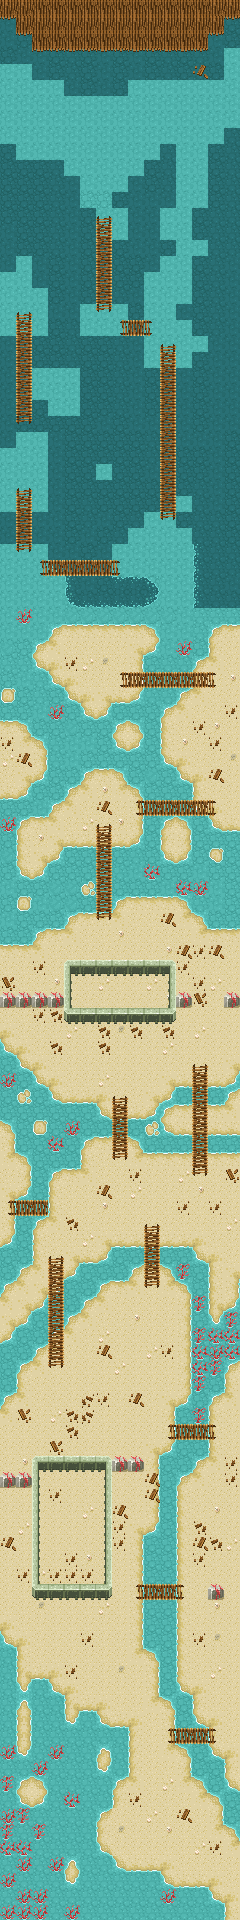

The image is a tile-based game level rendered from a .tmx file. Its description and source (layers, tilesets, objects; grid data summarised) follow:
An orthogonal 15x120 tile map with 16x16 px tiles, 2 tile layers (water, props).

<map version="1.0" orientation="orthogonal" width="15" height="120" tilewidth="16" tileheight="16">
 <tileset firstgid="1" name="tiles_bg" tilewidth="16" tileheight="16">
  <image source="tiles_bg.png" width="208" height="143" />
  <tile id="1">
   <properties>
    <property name="water" value="" />
   </properties>
  </tile>
  <tile id="2">
   <properties>
    <property name="water" value="" />
   </properties>
  </tile>
  <tile id="3">
   <properties>
    <property name="water" value="" />
   </properties>
  </tile>
  <tile id="4">
   <properties>
    <property name="water" value="" />
   </properties>
  </tile>
  <tile id="5">
   <properties>
    <property name="deep_water" value="" />
   </properties>
  </tile>
  <tile id="6">
   <properties>
    <property name="deep_water" value="" />
   </properties>
  </tile>
  <tile id="7">
   <properties>
    <property name="deep_water" value="" />
   </properties>
  </tile>
  <tile id="8">
   <properties>
    <property name="deep_water" value="" />
   </properties>
  </tile>
  <tile id="9">
   <properties>
    <property name="deep_water" value="" />
   </properties>
  </tile>
  <tile id="54">
   <properties>
    <property name="deep_water" value="" />
   </properties>
  </tile>
  <tile id="55">
   <properties>
    <property name="deep_water" value="" />
   </properties>
  </tile>
  <tile id="56">
   <properties>
    <property name="deep_water" value="" />
   </properties>
  </tile>
  <tile id="57">
   <properties>
    <property name="block" value="" />
   </properties>
  </tile>
  <tile id="58">
   <properties>
    <property name="block" value="" />
   </properties>
  </tile>
  <tile id="59">
   <properties>
    <property name="block" value="" />
   </properties>
  </tile>
  <tile id="67">
   <properties>
    <property name="deep_water" value="" />
   </properties>
  </tile>
  <tile id="68">
   <properties>
    <property name="deep_water" value="" />
   </properties>
  </tile>
  <tile id="69">
   <properties>
    <property name="deep_water" value="" />
   </properties>
  </tile>
  <tile id="70">
   <properties>
    <property name="block" value="" />
   </properties>
  </tile>
  <tile id="72">
   <properties>
    <property name="block" value="" />
   </properties>
  </tile>
  <tile id="78">
   <properties>
    <property name="alarm" value="" />
   </properties>
  </tile>
  <tile id="79">
   <properties>
    <property name="alarm" value="" />
   </properties>
  </tile>
  <tile id="80">
   <properties>
    <property name="alarm" value="" />
   </properties>
  </tile>
  <tile id="81">
   <properties>
    <property name="alarm" value="" />
   </properties>
  </tile>
  <tile id="82">
   <properties>
    <property name="alarm" value="" />
   </properties>
  </tile>
  <tile id="83">
   <properties>
    <property name="block" value="" />
   </properties>
  </tile>
  <tile id="85">
   <properties>
    <property name="block" value="" />
   </properties>
  </tile>
  <tile id="87">
   <properties>
    <property name="block" value="" />
   </properties>
  </tile>
  <tile id="88">
   <properties>
    <property name="block" value="" />
   </properties>
  </tile>
  <tile id="89">
   <properties>
    <property name="block" value="" />
   </properties>
  </tile>
  <tile id="90">
   <properties>
    <property name="block" value="" />
   </properties>
  </tile>
  <tile id="96">
   <properties>
    <property name="block" value="" />
   </properties>
  </tile>
  <tile id="97">
   <properties>
    <property name="block" value="" />
   </properties>
  </tile>
  <tile id="98">
   <properties>
    <property name="block" value="" />
   </properties>
  </tile>
  <tile id="101">
   <properties>
    <property name="block" value="" />
   </properties>
  </tile>
  <tile id="102">
   <properties>
    <property name="block" value="" />
   </properties>
  </tile>
  <tile id="103">
   <properties>
    <property name="block" value="" />
   </properties>
  </tile>
 </tileset>
 <layer name="water" width="15" height="120">
  <data>[1800 cells, 1800 non-empty, 48 distinct tile ids]</data>
 </layer>
 <layer name="props" width="15" height="120">
  <data>[1800 cells, 292 non-empty, 31 distinct tile ids]</data>
 </layer>
 <objectgroup name="gp" width="15" height="120" />
</map>